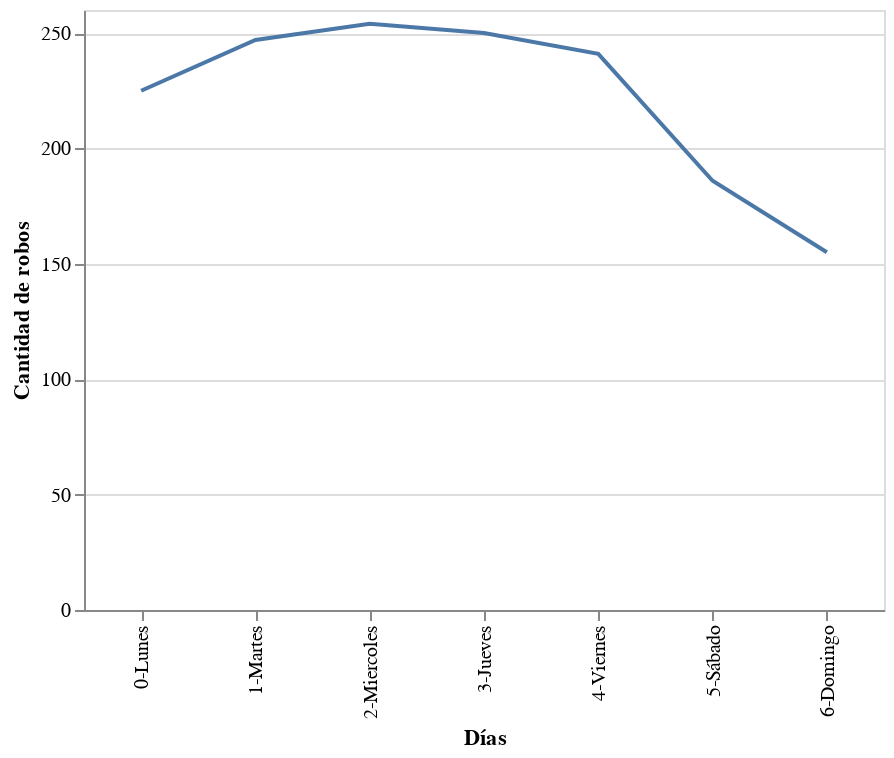

Write notebook code for a chart like this one.
### Markdown cell above
## Gráfico de línea sobre cantidad de robos según día de la semana

### Code cell
import datetime
def dias(fecha):
    f1 = fecha.split()
    f2 = f1[0].split("-")
    if int(f2[2]) < 100:
        f2[2]= "20"+f2[2]
    return f2
def dia_semana(lista_fecha):
    global data
    return datetime.date(int(lista_fecha[2]),int(lista_fecha[1]),int(lista_fecha[0])).weekday()
robos = [0,0,0,0,0,0,0]
for i in range(0,1558):
    if dia_semana(dias(data.fecha_siniestro[i])) == 0:
        robos[0] = robos[0] +1
    elif dia_semana(dias(data.fecha_siniestro[i])) == 1:
        robos[1] = robos[1] +1
    elif dia_semana(dias(data.fecha_siniestro[i])) == 2:
        robos[2] = robos[2] +1
    elif dia_semana(dias(data.fecha_siniestro[i])) == 3:
        robos[3] = robos[3] +1
    elif dia_semana(dias(data.fecha_siniestro[i])) == 4:
        robos[4] = robos[4] +1
    elif dia_semana(dias(data.fecha_siniestro[i])) == 5:
        robos[5] = robos[5] +1 
    elif dia_semana(dias(data.fecha_siniestro[i])) == 6:
        robos[6] = robos[6] +1
source = pd.DataFrame({
    'Días': ['0-Lunes', '1-Martes', '2-Miercoles', '3-Jueves', '4-Viernes', '5-Sábado', '6-Domingo'],
    'Cantidad de robos': [225, 247, 254, 250, 241, 186, 155]
})

alt.Chart(source).mark_line().encode(
    x='Días',
    y='Cantidad de robos'
)

### Figure 1 — Vega-Lite specification as saved in the notebook (floating-point values rounded to 4 significant figures)
{"$schema": "https://vega.github.io/schema/vega-lite/v2.6.0.json", "config": {"view": {"height": 300, "width": 400}}, "data": {"name": "data-3a17e9eb9048d0d23f23cbe0b700531e"}, "datasets": {"data-3a17e9eb9048d0d23f23cbe0b700531e": [{"Cantidad de robos": 225, "Días": "0-Lunes"}, {"Cantidad de robos": 247, "Días": "1-Martes"}, {"Cantidad de robos": 254, "Días": "2-Miercoles"}, {"Cantidad de robos": 250, "Días": "3-Jueves"}, {"Cantidad de robos": 241, "Días": "4-Viernes"}, {"Cantidad de robos": 186, "Días": "5-Sábado"}, {"Cantidad de robos": 155, "Días": "6-Domingo"}]}, "encoding": {"x": {"field": "Días", "type": "nominal"}, "y": {"field": "Cantidad de robos", "type": "quantitative"}}, "mark": "line"}
